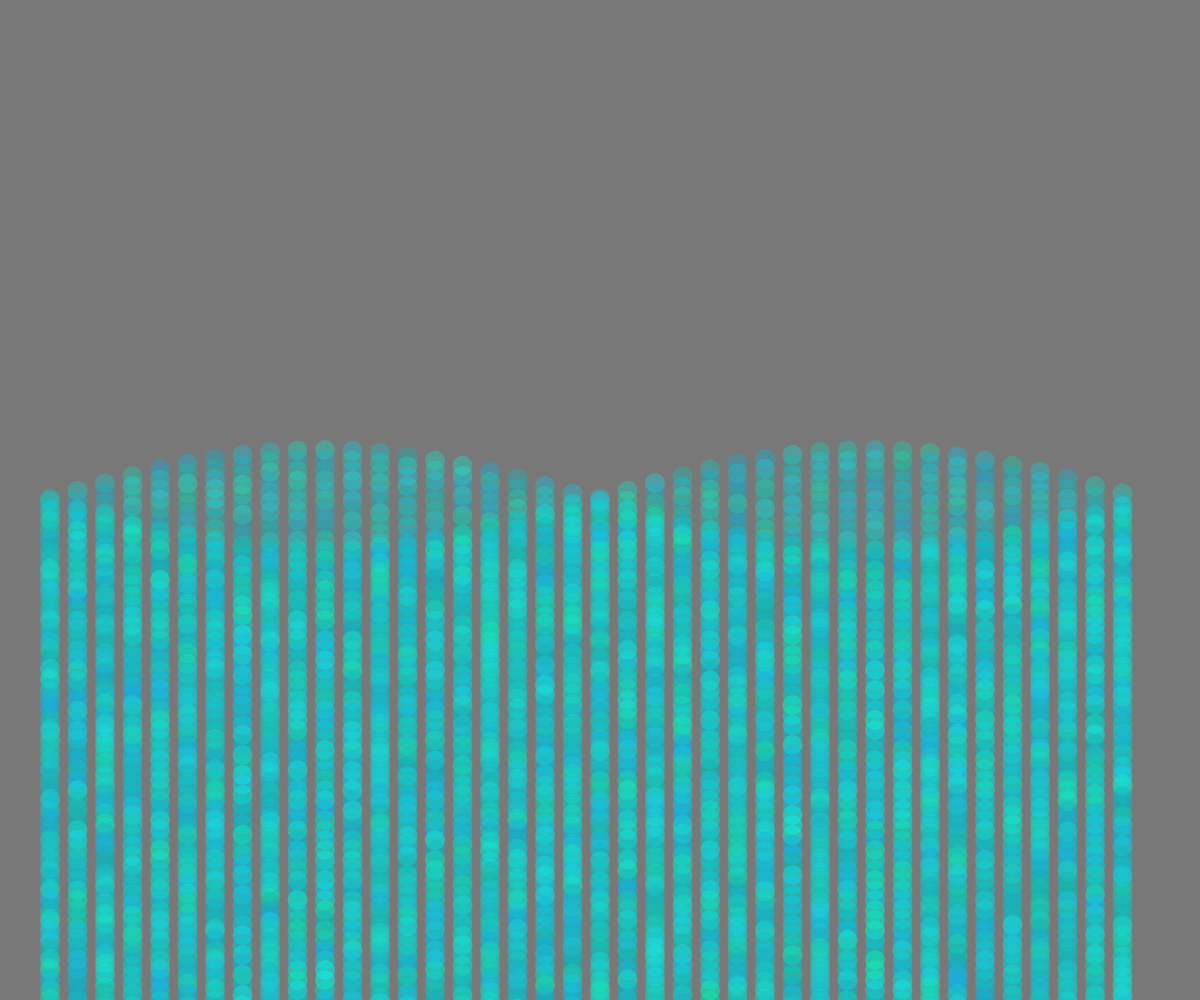
Frame 1 (no input)
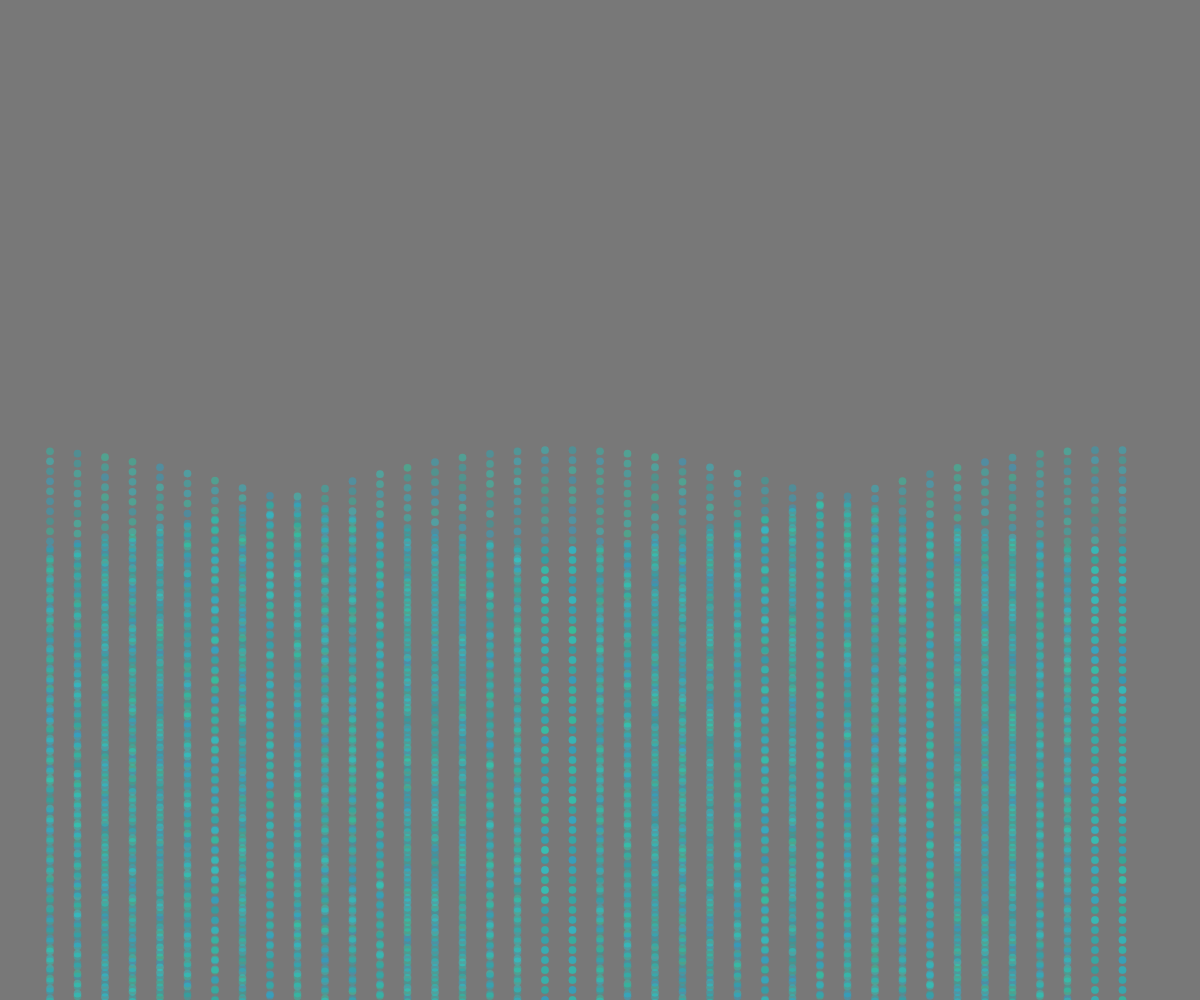
Frame 60 (no input)
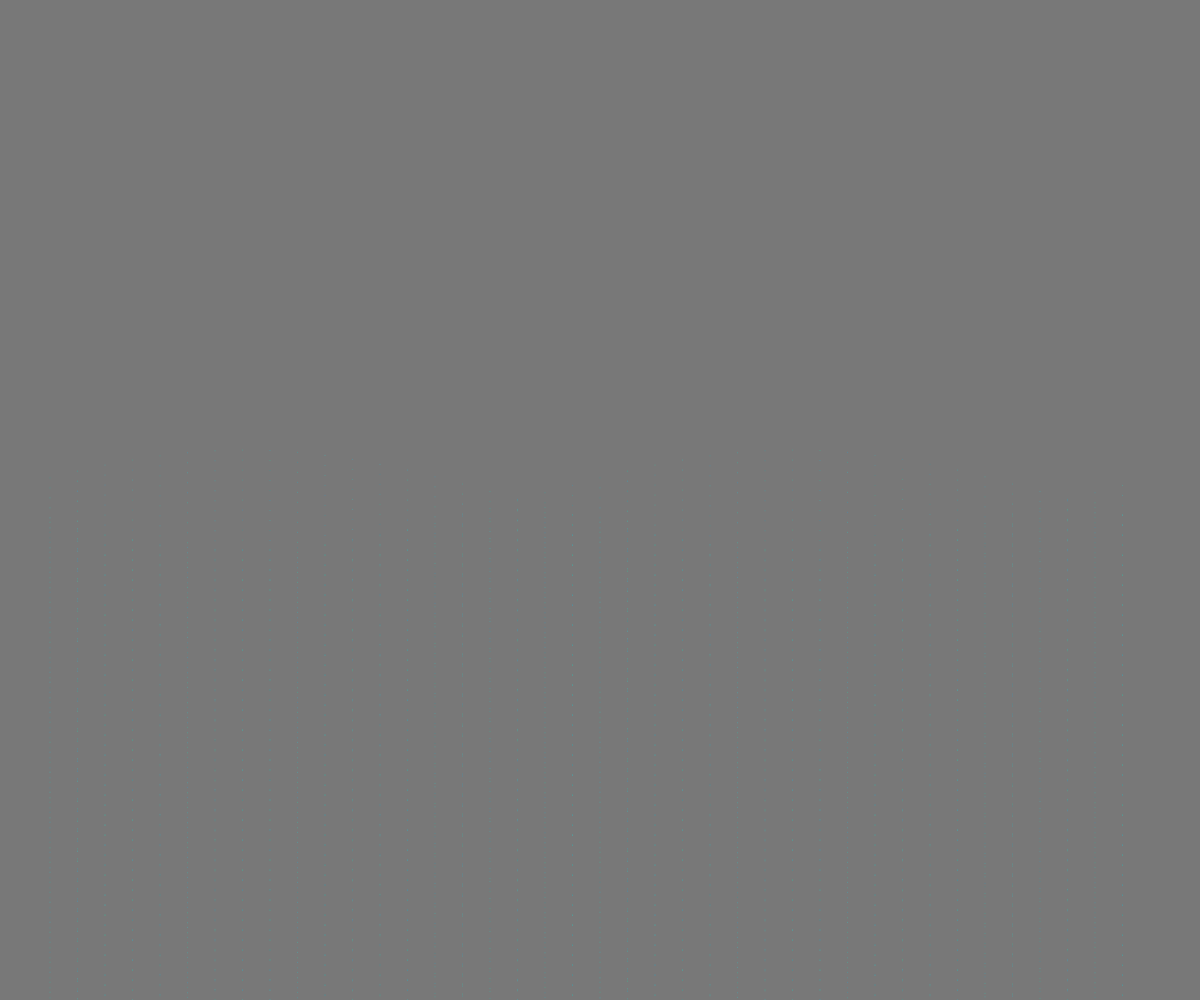
Frame 120 (the mouse pressed at the canvas centre since frame 60)

The p5.js sketch that drew these frames (run headless with seeded random() and noise() and a simulated clock; from frame 60 on, the mouse is pressed at the canvas centre):

// p5.js sketch
// ── sketch.js
var maxSize = 20;
var phase = 0; 
var speed = 0.03;
var Columns = 40;
var Rows = 230;
var c = 2;
var colorA;
var colorB;

function setup(){
  createCanvas(windowWidth,windowHeight);
  noStroke();
}

function draw(){
  background(120);
  var x = width/2 ;
  phase = frameCount * speed;
  var sizeOffset = (cos(phase) + 1) * 0.5;
  var circleSize = sizeOffset * maxSize; 
  
  for(var k = 0 ; k < c; k++){
    var phaseC = phase + map(k, 0, c, 0, TWO_PI);

    for(var j = 0; j < Columns; j++){
      var colOffset = map(j, 0, Columns, 0, TWO_PI);
      var x = map(j,0,Columns,50,width - 50);

      for(var i = 0;i < Rows;i++){
        var y = height/2 + i * 10 + sin(phaseC+colOffset) * 50;
        var sizeOffset = (cos(phaseC - (i/Rows) + colOffset) + 1) * 0.5;
        fill(0,random(180,255),random(180,255),80);
        ellipse(x,y,circleSize,circleSize);
      }
    }
}
  }
   
